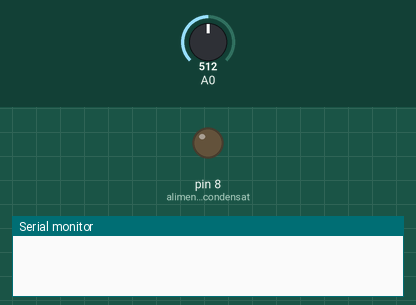
This sketch was run on a simulated Arduino Uno, built with avr-gcc and run on an emulated ATmega328P. On the bench: output pins drawn as LEDs (lit = HIGH), the last lines printed to the serial monitor. Inputs (shaded band) come from the test bench; at power-on: A0 = 512.

Above: at 0.8 s.
0.9 s: A0 set to 498
At 2.1 s:
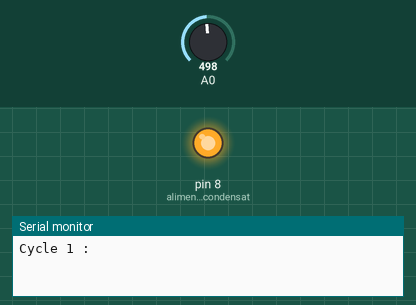
2.9 s: A0 set to 961
4.4 s: A0 set to 983
At 5.2 s:
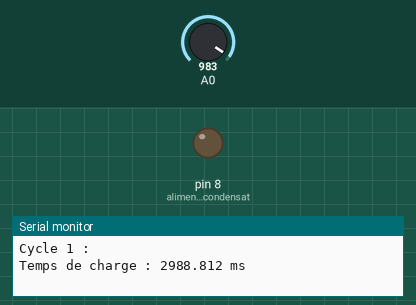
5.9 s: A0 set to 511
At 7.4 s:
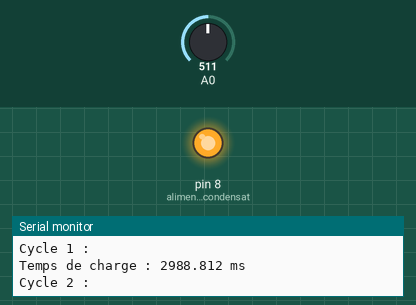
7.9 s: A0 set to 1023
At 9.1 s:
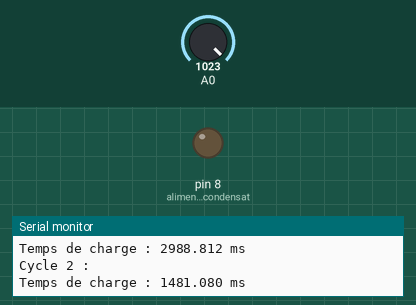
Timing chart, 0 to 10.4 s (numbered marks = the images above; inputs shaded):
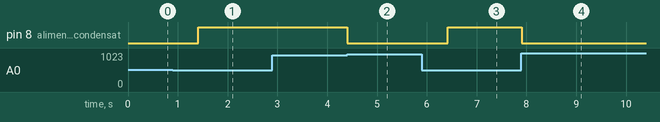

The sketch:

charge_condensateur_mesure.ino
```cpp
/*
 * Ce programme permet de mesurer le temps que met un condensateur à se charger.
 *
 * Le système doit être branché comme suit.
 *
 *
 *    (pin 8) --- [ R ] ------- (pin A0)
 *                         |
 *                         = C
 *                         |
 *                     (pin GND)
 *
 * La pin 8 fournit la tension d'alimentation (0 ou 5 V).
 * La pin A0 sert à la mesure de la tension.
 *
 * Le programme effectue plusieurs cycles de charges, et mesure le temps que met la tension aux bornes du condensateur pour atteindre une valeur seuil.
 *
 * Attention, ce programme fonctionne à 115200 baud, à régler sur l'affichage moniteur ou plotteur.
 */

float const pauseEntreLesMesures = 0.; // Nombre de millisecondes entre chaque mesure de la tension.
int const pauseEntreCycles = 500; // Nombre de millisecondes entre chaque cycle de mesure.

float const seuil = 0.95; // Seuil de charge/decharge a partir duquel on considere la charge terminee.

int const nombreDeCyclesDeMesure = 10; // Nombre de cycles de mesure à faire pour moyenner.

int tension; // Variable qui stocke la tension sous forme d'un entier codé sur 10 bits (0 V = 0, 5 V = 1023).

unsigned long t0; // Variable qui stocke le temps au debt d'une sequence de mesure.
float tempsDeCharge[nombreDeCyclesDeMesure]; // Les temps de charge pour chaque cycle

void setup() {
  pinMode(8, OUTPUT); // alimentation du condensateur
  Serial.begin(115200);

  // DECHARGE INITIALE DU CONDENSATEUR
  digitalWrite(8,LOW); // La tension aux bornes du condensateur est mise a 0

  tension = 1023;
  while (tension > 0.5 * 1023 ) {
    tension = analogRead(A0);
    delay(10);
  }

}

void loop() {

  // *** MESURE DES TEMPS DE CHARGE / DECHARGE ***

  for (int i_mesure = 0 ; i_mesure < nombreDeCyclesDeMesure ; i_mesure += 1) {

    delay(pauseEntreCycles);

    Serial.print("Cycle ");
    Serial.print(i_mesure+1);
    Serial.println(" :");

    // CHARGE
    digitalWrite(8,HIGH); // La tension aux bornes du condensateur est mise a 5 V
    t0 = micros();

    while (1) {
      tension = analogRead(A0);
      if (tension > seuil*1023) {
        tempsDeCharge[i_mesure] = (float)((micros() - t0))/1000;
        break;
      }
      delay(pauseEntreLesMesures);
    }
    Serial.print("Temps de charge : ");
    Serial.print(tempsDeCharge[i_mesure],3);
    Serial.println(" ms");

    // DECHARGE
    digitalWrite(8,LOW); // La tension aux bornes du condensateur est mise a 0

  tension = 1023;
  while (tension > 0.5 * 1023 ) {
    tension = analogRead(A0);
    delay(10);
  }

  }

  Serial.println();

  // *** AFFICHAGE DES RESULTATS ***

  Serial.print("Sur ");
  Serial.print(nombreDeCyclesDeMesure);
  Serial.println(" cycles :");

  // Calcul temps moyen de charge
  float tempsDeChargeMoyen = 0;
  for (int i=0 ; i < nombreDeCyclesDeMesure ; i += 1) {
    tempsDeChargeMoyen += tempsDeCharge[i];
  }
  tempsDeChargeMoyen = tempsDeChargeMoyen / nombreDeCyclesDeMesure;
  Serial.print("Temps de charge moyen : ");
  Serial.print(tempsDeChargeMoyen,3);
  Serial.println(" ms");

  // Fin du programme, on ne fait plus rien
  while (1) {
    delay(10000);
  }
}
```

Measured:
- the behaviour switches between 512 and 511 on A0 (found by bisection; images 0 and 1)
- the behaviour switches between 971 and 972 on A0 (found by bisection; images 1 and 2)
- after the input at 0.9 s, pin 8 (alimentation_du_condensat): LOW → HIGH after 0.51 s
- after the input at 2.9 s, every drawn part: stays the same
- after the input at 4.4 s, pin 8 (alimentation_du_condensat): HIGH → LOW at once
- after the input at 5.9 s, pin 8 (alimentation_du_condensat): LOW → HIGH after 0.52 s
- after the input at 7.9 s, pin 8 (alimentation_du_condensat): HIGH → LOW at once
